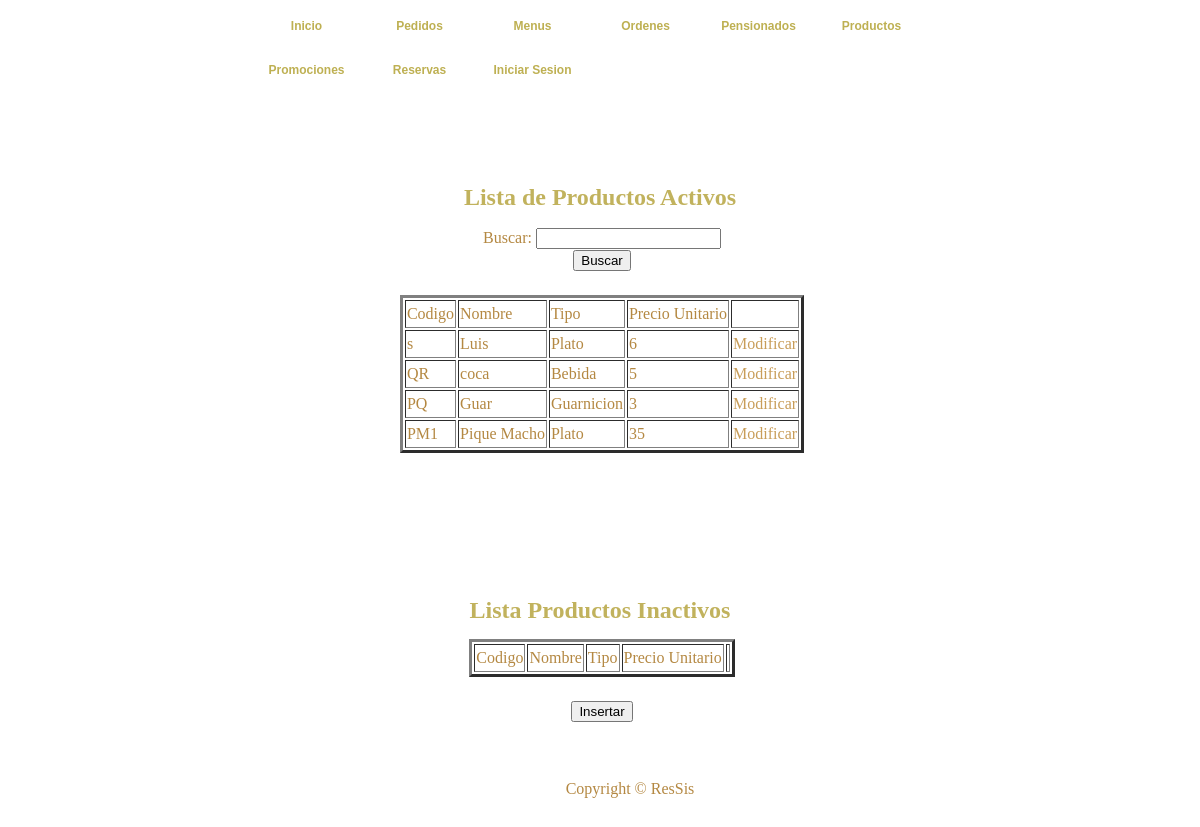
Page /Productos/listaProductos.php (signed in) on the committed database.
### tables this page shows
CREATE TABLE `producto` (
  `cod_producto` varchar(8) NOT NULL COMMENT 'Codigo de un producto',
  `nombre` varchar(30) NOT NULL COMMENT 'Nombre del Producto',
  `tipo` int(1) NOT NULL COMMENT 'Tipo del Producto Comida, bebida o guarnicion',
  `precio` float NOT NULL COMMENT 'Precio del Producto',
  `estado` tinyint(1) NOT NULL COMMENT 'Estado del producto Activo o Inactivo'
);

### Productos/listaProductos.php (the view, shortened to what this page needs)
<!DOCTYPE html PUBLIC "-//W3C//DTD XHTML 1.0 Transitional//EN" "http://www.w3.org/TR/xhtml1/DTD/xhtml1-transitional.dtd">
<HTML xmlns="http://www.w3.org/1999/xhtml">
	<HEAD>
			<link href="../CSS/templatemo_style.css" rel="stylesheet" type="text/css" />
	</HEAD>
	<BODY>
		<?php
		function llenarTablaActivos(){
			$res=mysql_query("SELECT * FROM producto where estado='1' ORDER BY cod_producto DESC");
			while($row=mysql_fetch_row($res)){
				$id=$row[0];
				echo "<TR>";
				echo "<TD>".$row[0]."</TD>";
				echo "<TD>".$row[1]."</TD>";
				if($row[2]==1){
					echo "<TD>"."Plato"."</TD>";
				}else{
					if($row[2]==2){
						echo "<TD>"."Bebida"."</TD>";
					}else{
						echo "<TD>"."Guarnicion"."</TD>";
					}
				}
				echo "<TD>".$row[3]."</TD>";
				echo "<TD>"."<a href=\"editarProducto.php?aux=$id\">Modificar</a>"."</TD>";
				echo "</TR>";
			}
		}
		?>
		<div id="templatemo_container">
			<div class="templatemo_topmenu">
				<ul>
      				<li><a href="../index.html" >Inicio</a></li>
      				<li><a href="../Pedidos/index.php" >Pedidos</a></li>
      				<li><a href="../Menus/listaMenuDiario.php" >Menus</a></li>
				    <li><a href="../Ordenes/index.php">Ordenes</a></li>
				    <li><a href="../Pensionados/listaPensionados.php">Pensionados</a></li>
				    <li><a href="listaProductos.php" class="current">Productos</a></li>
				    <li><a href="../principalMarketing.php">Promociones</a></li>
				    <li><a href="../ReservaMesas/index.php">Reservas</a></li>
				    <li><a href="../Usuarios/login.php">Iniciar Sesion</a></li>
      			</ul>
			 </div>
			<div id="templatemo_topsection">Lista de Productos Activos<br></div>
			<BR>
		<div id="templatemo_content_section">
		<CENTER>
		<FORM NAME="Datos" Method="POST" Action="listaProductos.php">
			Buscar: <INPUT TYPE=Text NAME="buscar" VALUE=""><BR>
			<INPUT TYPE=Submit NAME="Buscar" VALUE="Buscar"><DD></DD>
		</FORM>
</CENTER>
		<CENTER>
		<BR>
			<TABLE BORDER=3>
				<TR>
					<TD>Codigo</TD>
					<TD>Nombre</TD>
					<TD>Tipo</TD>
					<TD>Precio Unitario</TD>
					<TD></TD>
				</TR>
				<?php
				if(isset($_POST["Buscar"]))
				{
					llenarTablaBusqueda();
				}else{
					llenarTablaActivos();
				}
				?>
			</TABLE>
			<BR><BR>
			</CENTER>
			</div>
		<div id="templatemo_container">
			<div id="templatemo_topsection">Lista Productos Inactivos<br></div>
			<BR>
		<div id="templatemo_content_section">
		<CENTER>
				<TABLE BORDER=3>
				<TR>
					<TD>Codigo</TD>
					<TD>Nombre</TD>
					<TD>Tipo</TD>
					<TD>Precio Unitario</TD>
					<TD></TD>
				</TR>
				</TABLE>
			<br>
			<FORM Action="registrarProducto.php">
				<INPUT TYPE=Submit NAME="Insertar" VALUE="Insertar">
			</FORM>
			</CENTER>
		<div id="templatemo_footer">Copyright © ResSis</div>
	</BODY>
</HTML>

### CSS/templatemo_style.css (style rules this page uses)
html { background: url(images/templatemo_html_bg.jpg) repeat; }
body { margin: 0; padding:0; font-family: "Times New Roman", Times, serif; font-size: 16px; line-height: 1.5em; color: #b48842; background: url(images/templatemo_body_bg.jpg) repeat-x center top; width: 100%; display: table; }
a:link, a:visited { color: #c89d59; text-decoration: none; }
#templatemo_container { width: 806px; margin: auto; }
.templatemo_topmenu { margin: auto; width: 700px; position:relative; }
.templatemo_topmenu ul { list-style: none; padding: 0px; margin: 0px; }
.templatemo_topmenu li { display: inline; }
.templatemo_topmenu li a { float: left; font-family: Arial, Helvetica, sans-serif; font-size: 12px; font-weight: bold; text-align: center; color: #beb052; width: 103px; height: 30px; margin-left: 5px; margin-right: 5px; padding-top: 14px; }
.templatemo_topmenu li a:hover, .templatemo_topmenu li .current { color: #beb052; background: url(images/templatemo_button_hover.jpg) no-repeat; }
#templatemo_topsection { float: left; margin-top: 40px; width: 806px; height: 48px; color: #c1b25d; font-size: 24px; font-weight: bold; padding-top: 50px; line-height: 1.6em; text-align: center; background: url(images/templatemo_title_bg.jpg) no-repeat; }
#templatemo_content_section { float: left; width: 750px; text-align: justify; padding-left: 30px; }
#templatemo_footer { float: left; margin: auto; margin-top: 20px; text-align: center; padding-top: 35px; width: 806px; height: 50px; background: url(images/templatemo_footer.jpg) no-repeat; background-position: top; }

### rows in the picture
producto: cod_producto "s", nombre "Luis", tipo "Plato", precio "6"
producto: cod_producto "QR", nombre "coca", tipo "Bebida", precio "5"
producto: cod_producto "PQ", nombre "Guar", tipo "Guarnicion", precio "3"
producto: cod_producto "PM1", nombre "Pique Macho", tipo "Plato", precio "35"
